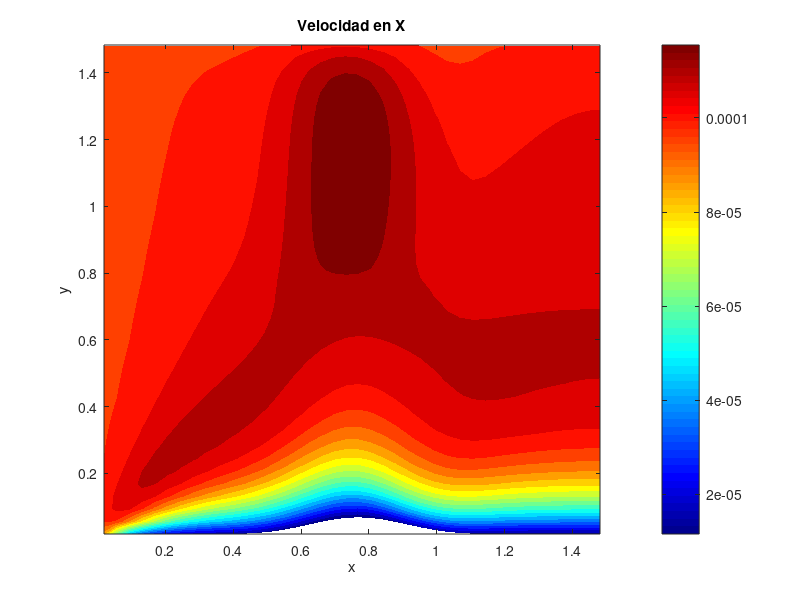
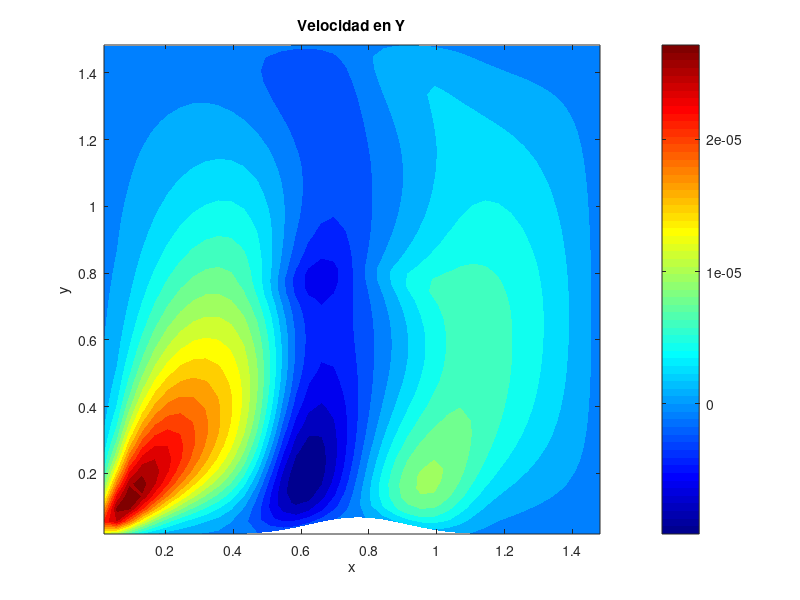
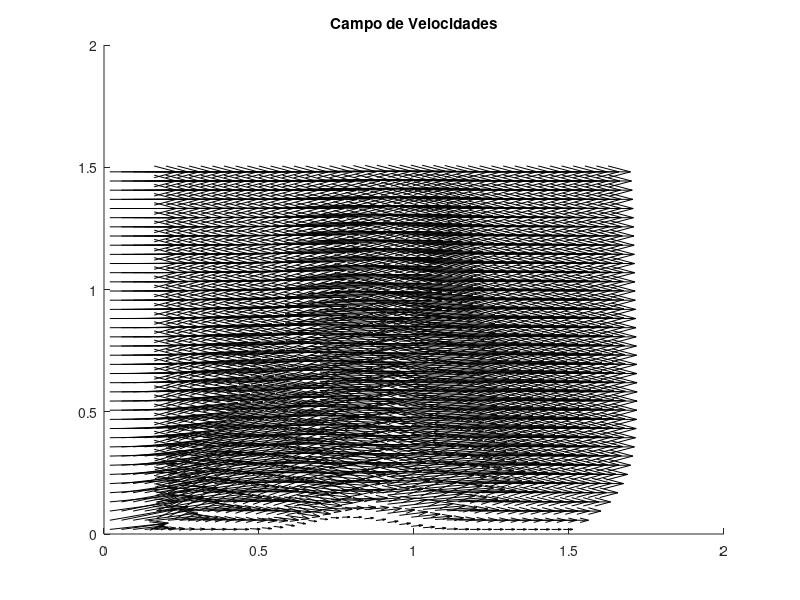
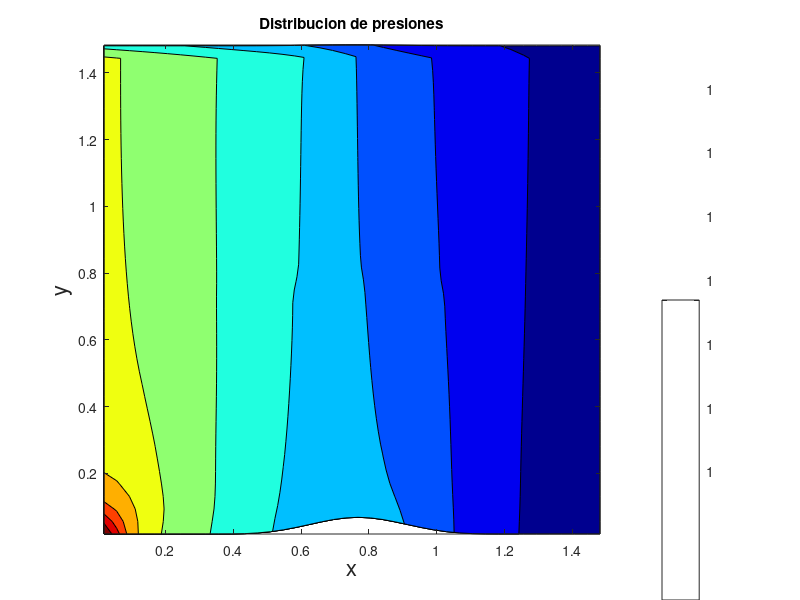

Write MATLAB code to recreate these figures, in order.
%Graficos
clear all
close all
clc
tic

load("mesh_bumpchannel2.mat");
load("bumpinchannel_fields2.mat") 

[n_y,n_x] =size(X);%numero de celdas en X y Y
n_x=n_x-1;
n_y=n_y-1;

dx=X(1,2)-X(1,1);

X1=zeros(n_y,n_x);
Y1=zeros(n_y,n_x);

for i=1:n_y
        for j=1:n_x
            x=[X(n_y+2-i,j),X(n_y+1-i,j),X(n_y+1-i,j+1),X(n_y+2-i,j+1)];
            y=[Y(n_y+2-i,j),Y(n_y+1-i,j),Y(n_y+1-i,j+1),Y(n_y+2-i,j+1)];
            m1=(y(3)-y(1))/dx;
            m2=(y(4)-y(2))/dx;
            c2=y(2)-y(1);
            X1(n_y+1-i,j)=x(1) + c2/(1- m2/m1);
            Y1(n_y+1-i,j)=y(1)+ c2/(m1-m2);

        end
end

U_plot=zeros(n_y,n_x);
V_plot=zeros(n_y,n_x);
P_plot=zeros(n_y,n_x);
B_plot=zeros(n_y,n_x);

for i =1:n_y
    for j=1:n_x
        U_plot(i,j)=0.5*(U_vel(i+1,j)+U_vel(i+1,j+1));
        V_plot(i,j)=0.5*(V_vel(i,j+1)+V_vel(i+1,j+1));
        P_plot(i,j)=0.25*(P_press(i,j+1)+P_press(i+1,j+2)+P_press(i+2,j+1)+P_press(i+1,j));
        B_plot(i,j)=0.25*(b_p(i,j+1)+b_p(i+1,j+2)+b_p(i+2,j+1)+b_p(i+1,j));
    end
end

V_mag = sqrt(U_plot.^2 + V_plot.^2);%MAgnitud de la velocidad
toc

figure(21);
contourf(X1,Y1,U_plot, 21, 'LineStyle', 'none')
title('Velocidad en X')
xlabel('x')
ylabel('y')
colorbar
colormap('jet')

figure(22);
contourf(X1,Y1,V_plot, 21, 'LineStyle', 'none')
title('Velocidad en Y')
xlabel('x')
ylabel('y')
colorbar
colormap('jet')

figure(23);
title("Campo de Velocidades")
hold on
quiver(X1, Y1, U_plot, V_plot, 5, 'k')

figure(24)
contourf(X1,Y1,P_plot)
title("Distribucion de presiones")
xlabel('x','FontSize',16)
ylabel('y','FontSize',16)
colorbar
colormap('jet')

figure(25);
contourf(X1,Y1,V_mag, 21, 'LineStyle', 'none')
title("Magnitud de la velocidad")
xlabel('x')
ylabel('y')
colorbar
colormap('jet')

figure(26);
contourf(X1,Y1,B_plot, 21, 'LineStyle', 'none')
title("Ecuacion de continuidad")
xlabel('x')
ylabel('y')
colorbar
colormap('jet')



